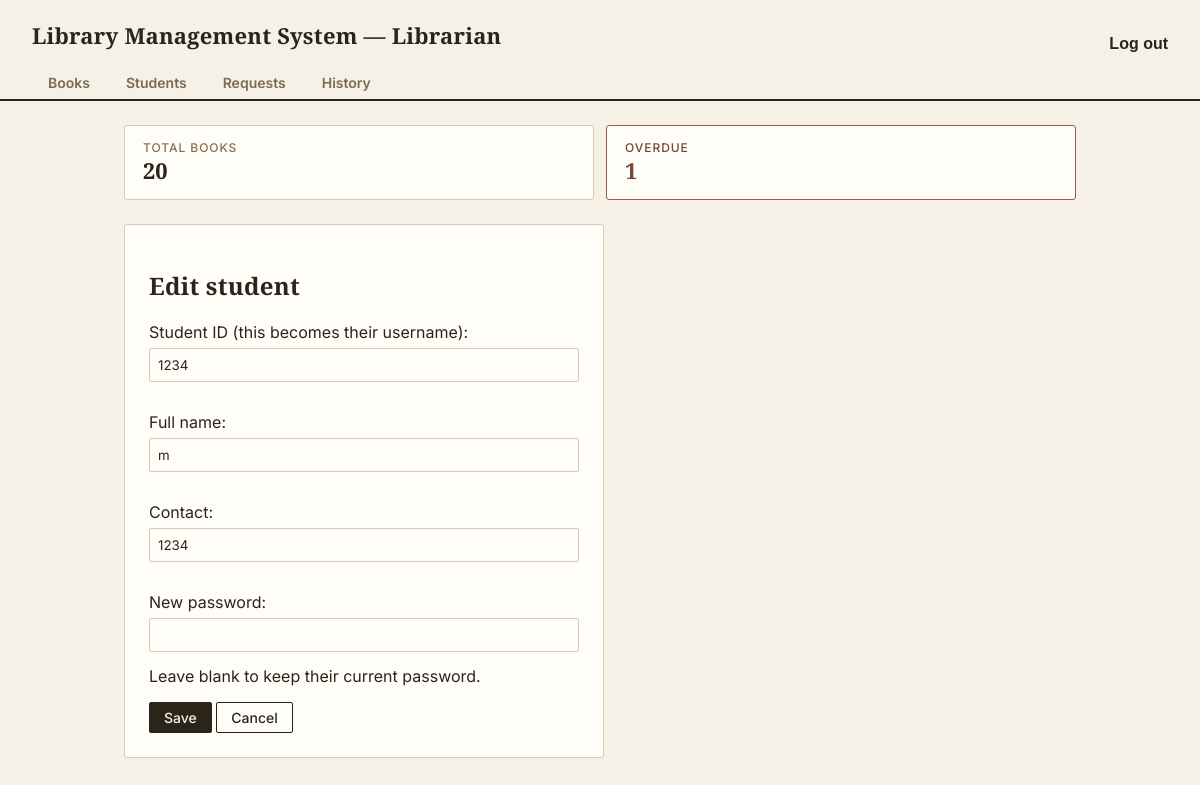
The app's page /miniapp/librarian/students/1/edit/ (signed in) with its own data.
### miniapp/models.py (models this page shows, shortened)
class Student(models.Model):
    user = models.OneToOneField(User, on_delete=models.CASCADE)
    student_id = models.CharField(max_length=20, unique=True)
    full_name = models.CharField(max_length=200)
    contact = models.CharField(max_length=100, blank=True)
    class Meta:
        ordering = ['student_id']

### miniapp/views.py (the view)
# urls.py: path('librarian/students/<int:pk>/edit/', views.librarian_student_edit, name='librarian_student_edit'),
@login_required
@user_passes_test(is_librarian)
def librarian_student_edit(request, pk):
    student = get_object_or_404(Student, pk=pk)
    if request.method == 'POST':
        form = StudentEditForm(request.POST, student=student)
        if form.is_valid():
            student.student_id = form.cleaned_data['student_id']
            student.full_name = form.cleaned_data['full_name']
            student.contact = form.cleaned_data.get('contact', '')
            student.save()
            student.user.username = form.cleaned_data['student_id']
            new_password = form.cleaned_data.get('new_password')
            if new_password:
                student.user.set_password(new_password)
            student.user.save()
            if new_password:
                messages.success(
                    request,
                    f'Updated {student.full_name}. New password: {new_password} — share this with them directly.'
                )
            else:
                messages.success(request, f'Updated {student.full_name}.')
            return redirect('librarian_student_list')
    else:
        form = StudentEditForm(student=student, initial={
            'student_id': student.student_id,
            'full_name': student.full_name,
            'contact': student.contact,
        })
    return render(request, 'librarian/student_form.html', {
        'form': form, 'page_title': 'Edit student', 'is_edit': True, 'student': student,
    })

### miniapp/forms.py (shortened to what this page needs)
class StudentEditForm(forms.Form):
    student_id = forms.CharField(max_length=20, label='Student ID (this becomes their username)')
    full_name = forms.CharField(max_length=200)
    contact = forms.CharField(max_length=100, required=False)
    new_password = forms.CharField(
        widget=forms.PasswordInput, required=False,
        help_text='Leave blank to keep their current password.'
    )
    def __init__(self, *args, student=None, **kwargs):
        self.student = student
        super().__init__(*args, **kwargs)

### miniapp/context_processors.py (called while the page is built)
def librarian_stats(request):
    if request.user.is_authenticated and request.user.is_staff:
        pending_count = IssueRecord.objects.filter(status__in=['requested', 'reserved']).count()
        total_books = Book.objects.count()
        overdue_count = IssueRecord.objects.filter(
            status='issued', due_date__lt=datetime.date.today()
        ).count()
        return {
            'pending_requests_count': pending_count,
            'total_books_count': total_books,
            'overdue_count': overdue_count,
        }
    return {}

### miniapp/views.py (called while the page is built)
def is_librarian(user):
    return user.is_staff

### miniapp/templates/librarian/student_form.html (shortened to what this page needs)
{% extends 'librarian/base.html' %}
{% block content %}
<div class="card" style="max-width:480px;">
    <h2>{{ page_title }}</h2>
    <form method="post">
        {{ form.as_p }}
        <button class="btn btn-primary" type="submit">{% if is_edit %}Save{% else %}Create account{% endif %}</button>
        <a href="{% url 'librarian_student_list' %}" class="btn btn-secondary">Cancel</a>
    </form>
</div>
{% endblock %}

### miniapp/templates/librarian/base.html (style rules this page uses)
:root { --paper: #F6F1E7; --card: #FFFDF8; --ink: #2B2419; --line: #D8CBB0; --muted: #7A6B52; --eyebrow: #8A6D4A; --good-border: #6B7F5E; --good-text: #4A5C3E; --warn-border: #A05C42; --warn-text: #7A4531; --wait-border: #5C6B7A; --wait-text: #445162; }
* { box-sizing: border-box; }
body { font-family: 'Inter', -apple-system, sans-serif; background:var(--paper); color:var(--ink); margin:0; }
h1, h2, .serif { font-family: 'Source Serif 4', Georgia, serif; font-weight:700; letter-spacing:0.01em; }
.btn { display:inline-block; padding:6px 14px; border-radius:2px; text-decoration:none; font-size:14px; font-weight:500; font-family:'Inter', sans-serif; border:1.5px solid transparent; cursor:pointer; }
.btn-primary { background:var(--ink); border-color:var(--ink); color:var(--paper); }
.btn-secondary { background:transparent; color:var(--ink); border-color:var(--ink); }
form input, form textarea, form select { width:100%; padding:8px; margin:6px 0 14px; border-radius:2px; border:1.5px solid var(--line); background:var(--card); color:var(--ink); box-sizing:border-box; font-family:'Inter', sans-serif; }
.card { background:var(--card); color:var(--ink); border:1px solid var(--line); padding:24px; border-radius:3px; }

### records on screen
Student: student_id "1234", full_name "m", contact "1234"

### other values on screen
{{ total_books_count }} "20"
{{ overdue_count }} "1"
{{ page_title }} "Edit student"
